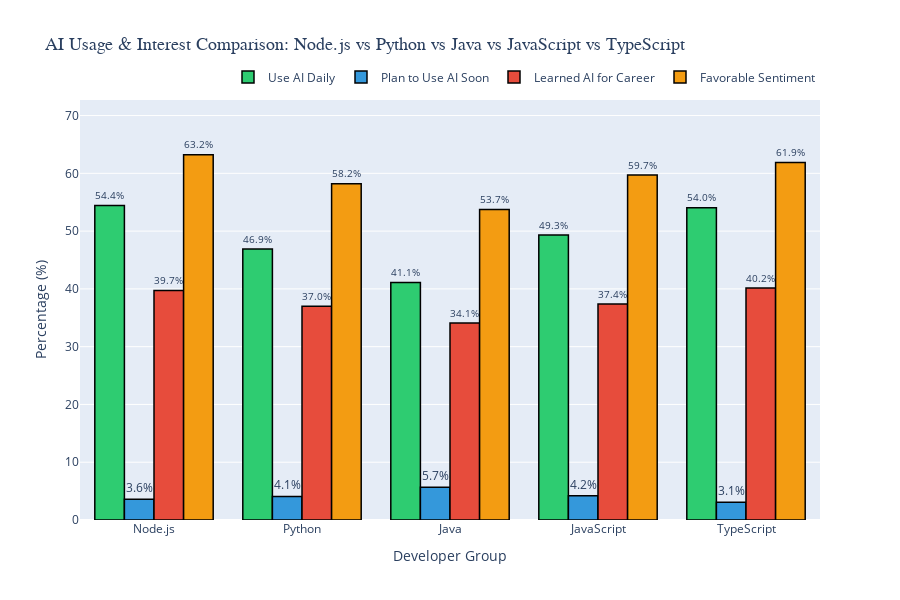

Notebook code cell kept with this figure:
### Code cell
# Visualize AI Usage & Interest Comparison with Plotly
import plotly.graph_objects as go

# Prepare data
groups_list = ai_comparison_df['Group'].tolist()
daily_usage = ai_comparison_df['Use AI Daily'].values
plan_to_use = ai_comparison_df['Plan to Use AI'].values
learned_career = ai_comparison_df['Learned AI for Career'].values
favorable = ai_comparison_df['Favorable Sentiment'].values
totals = ai_comparison_df['Total'].values

# Create grouped bar chart
fig = go.Figure()

fig.add_trace(go.Bar(
    name='Use AI Daily',
    x=groups_list,
    y=daily_usage,
    text=[f'{v:.1f}%' for v in daily_usage],
    textposition='outside',
    marker_color='#2ecc71',
    marker_line_color='black',
    marker_line_width=1.5
))

fig.add_trace(go.Bar(
    name='Plan to Use AI Soon',
    x=groups_list,
    y=plan_to_use,
    text=[f'{v:.1f}%' for v in plan_to_use],
    textposition='outside',
    marker_color='#3498db',
    marker_line_color='black',
    marker_line_width=1.5
))

fig.add_trace(go.Bar(
    name='Learned AI for Career',
    x=groups_list,
    y=learned_career,
    text=[f'{v:.1f}%' for v in learned_career],
    textposition='outside',
    marker_color='#e74c3c',
    marker_line_color='black',
    marker_line_width=1.5
))

fig.add_trace(go.Bar(
    name='Favorable Sentiment',
    x=groups_list,
    y=favorable,
    text=[f'{v:.1f}%' for v in favorable],
    textposition='outside',
    marker_color='#f39c12',
    marker_line_color='black',
    marker_line_width=1.5
))

# Update layout
fig.update_layout(
    title={
        'text': 'AI Usage & Interest Comparison: Node.js vs Python vs Java vs JavaScript vs TypeScript',
        'font': {'size': 18, 'family': 'Arial Black'}
    },
    xaxis_title='Developer Group',
    yaxis_title='Percentage (%)',
    barmode='group',
    height=600,
    font=dict(size=12),
    legend=dict(
        orientation="h",
        yanchor="bottom",
        y=1.02,
        xanchor="right",
        x=1
    ),
    hovermode='x unified'
)

# Add sample size annotations
annotations = []
for i, (group, total) in enumerate(zip(groups_list, totals)):
    annotations.append(
        dict(
            x=group,
            y=-5,
            text=f'n={total:,}',
            showarrow=False,
            font=dict(size=10, color='gray', family='Arial', style='italic')
        )
    )

fig.update_layout(annotations=annotations)
fig.update_yaxes(range=[0, max(daily_usage.max(), favorable.max()) * 1.15])

fig.show()

print("\n✅ Node.js and TypeScript developers show the highest AI adoption and interest!")
print("✅ This suggests strong demand for AI-powered tools in the JS/TS ecosystem!")

### Figure 1 — Plotly figure (JSON) as saved in the notebook; plotly's stock layout.template omitted (floating-point values rounded to 4 significant figures)
{"data": [{"marker": {"color": "#2ecc71", "line": {"color": "black", "width": 1.5}}, "name": "Use AI Daily", "text": ["54.4%", "46.9%", "41.1%", "49.3%", "54.0%"], "textposition": "outside", "type": "bar", "x": ["Node.js", "Python", "Java", "JavaScript", "TypeScript"], "y": [54.44, 46.89, 41.08, 49.31, 54.04]}, {"marker": {"color": "#3498db", "line": {"color": "black", "width": 1.5}}, "name": "Plan to Use AI Soon", "text": ["3.6%", "4.1%", "5.7%", "4.2%", "3.1%"], "textposition": "outside", "type": "bar", "x": ["Node.js", "Python", "Java", "JavaScript", "TypeScript"], "y": [3.586, 4.089, 5.663, 4.209, 3.081]}, {"marker": {"color": "#e74c3c", "line": {"color": "black", "width": 1.5}}, "name": "Learned AI for Career", "text": ["39.7%", "37.0%", "34.1%", "37.4%", "40.2%"], "textposition": "outside", "type": "bar", "x": ["Node.js", "Python", "Java", "JavaScript", "TypeScript"], "y": [39.72, 36.99, 34.1, 37.37, 40.15]}, {"marker": {"color": "#f39c12", "line": {"color": "black", "width": 1.5}}, "name": "Favorable Sentiment", "text": ["63.2%", "58.2%", "53.7%", "59.7%", "61.9%"], "textposition": "outside", "type": "bar", "x": ["Node.js", "Python", "Java", "JavaScript", "TypeScript"], "y": [63.21, 58.18, 53.73, 59.7, 61.87]}], "layout": {"annotations": [{"font": {"color": "gray", "family": "Arial", "size": 10, "style": "italic"}, "showarrow": false, "text": "n=11,544", "x": "Node.js", "y": -5}, {"font": {"color": "gray", "family": "Arial", "size": 10, "style": "italic"}, "showarrow": false, "text": "n=18,466", "x": "Python", "y": -5}, {"font": {"color": "gray", "family": "Arial", "size": 10, "style": "italic"}, "showarrow": false, "text": "n=2,490", "x": "Java", "y": -5}, {"font": {"color": "gray", "family": "Arial", "size": 10, "style": "italic"}, "showarrow": false, "text": "n=21,005", "x": "JavaScript", "y": -5}, {"font": {"color": "gray", "family": "Arial", "size": 10, "style": "italic"}, "showarrow": false, "text": "n=13,859", "x": "TypeScript", "y": -5}], "barmode": "group", "font": {"size": 12}, "height": 600, "hovermode": "x unified", "legend": {"orientation": "h", "x": 1, "xanchor": "right", "y": 1.02, "yanchor": "bottom"}, "title": {"font": {"family": "Arial Black", "size": 18}, "text": "AI Usage & Interest Comparison: Node.js vs Python vs Java vs JavaScript vs TypeScript"}, "xaxis": {"title": {"text": "Developer Group"}}, "yaxis": {"range": [0, 72.69], "title": {"text": "Percentage (%)"}}}}
